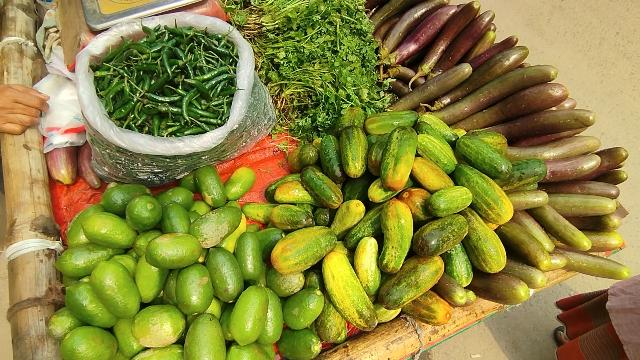
#> input picture data/tomato-pumpkin-lemon-training/dataset/images/external_holdout/bangladesh__bangladesh_000092.jpg, 640 x 360 px
$ python -i image_enhancement.py   (imports and definitions only)
#> lines starting #> are read from the running program, lines starting #| are printed output that depends on the picture
#> further down, picture is the input picture: PIL image 640x360 RGB; mean R, G, B 139.3, 132.9, 63.5
from __future__ import annotations

from dataclasses import dataclass

from PIL import Image, ImageEnhance, ImageFilter, ImageStat


@dataclass(frozen=True)
class ImageQualityReport:
    width: int
    height: int
    brightness: float
    contrast: float
    noise: float
    glare_ratio: float
    blur_score: float
    warnings: list[str]


@dataclass(frozen=True)
class EnhancementReport:
    status: str
    applied_steps: list[str]
    before: ImageQualityReport
    after: ImageQualityReport


def _quality(image: Image.Image) -> ImageQualityReport:
    gray = image.convert("L")
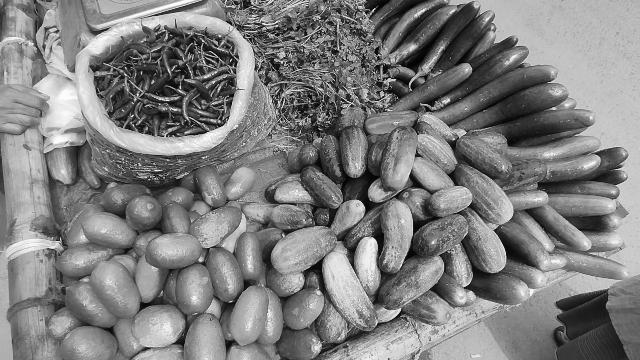
#> gray: PIL image 640x360 L; min 1, max 255, mean 126.9
    histogram = gray.histogram()
#> histogram = 256 values, max 1896 at index 194, min 0 at index 0, mean 900
    total = max(1, gray.width * gray.height)
#> total = 230400
    brightness = sum(value * count for value, count in enumerate(histogram)) / total
#> brightness = 126.9
    cumulative = 0
    low = 0
    high = 255
    for value, count in enumerate(histogram):
        cumulative += count
        if cumulative >= total * 0.05:
            low = value
            break
#> this loop made 32 passes
#> (count, cumulative, low) on pass 32: (697, 11536, 31)
#> (count, cumulative) on passes 1 to 6: (0, 0), (30, 30), (63, 93), (82, 175), (120, 295), (126, 421)
#> after the loop, cumulative = 11536
    cumulative = 0
    for value in range(255, -1, -1):
        cumulative += histogram[value]
        if cumulative >= total * 0.05:
            high = value
            break
#> this loop made 48 passes
#> cumulative on passes 1 to 12: 3, 14, 69, 120, 165, 218, 267, 316, 364, 412, 472, 553
#> after the loop, cumulative = 11886
    contrast = float(high - low)
#> contrast = 177
    variance = ImageStat.Stat(gray).var[0]
#> variance = 3176.4
    residual = ImageStat.Stat(gray.filter(ImageFilter.MedianFilter(size=3))).var[0]
#> residual = 2908.2
    noise = min(10.0, residual**0.5 / 10.0)
#> noise = 5.39
    edge_mean = ImageStat.Stat(gray.filter(ImageFilter.FIND_EDGES)).mean[0]
#> edge_mean = 39.52
    glare_ratio = sum(histogram[250:]) / total
#> glare_ratio = 0.000946
    warnings: list[str] = []
    if brightness < 90:
        warnings.append("gelap")
    elif brightness > 175:
        warnings.append("terlalu_terang")
    if contrast < 18 and (brightness < 90 or brightness > 175):
        warnings.append("kontras_rendah")
    if noise > 1.5:
        warnings.append("noise_tinggi")
    if glare_ratio > 0.05:
        warnings.append("silau")
    return ImageQualityReport(
        width=gray.width,
        height=gray.height,
        brightness=round(brightness, 2),
        contrast=contrast,
        noise=round(noise, 2),
        glare_ratio=round(glare_ratio, 4),
        blur_score=round(edge_mean, 2),
        warnings=warnings,
    )


def inspect_image(image: Image.Image) -> ImageQualityReport:
    return _quality(image.convert("RGB"))


def enhance_image(image: Image.Image) -> tuple[Image.Image, EnhancementReport]:
    original = image.convert("RGB")
    before = _quality(original)
    enhanced = original
    applied_steps: list[str] = []

    if "gelap" in before.warnings:
        enhanced = enhanced.point(lambda value: min(255, int(255 * (value / 255) ** 0.65)))
        enhanced = ImageEnhance.Contrast(enhanced).enhance(1.08)
        applied_steps.append("koreksi_cahaya")
    elif "terlalu_terang" in before.warnings:
        enhanced = ImageEnhance.Contrast(enhanced).enhance(0.9)
        applied_steps.append("koreksi_cahaya")

    if "noise_tinggi" in before.warnings:
        enhanced = enhanced.filter(ImageFilter.MedianFilter(size=3))
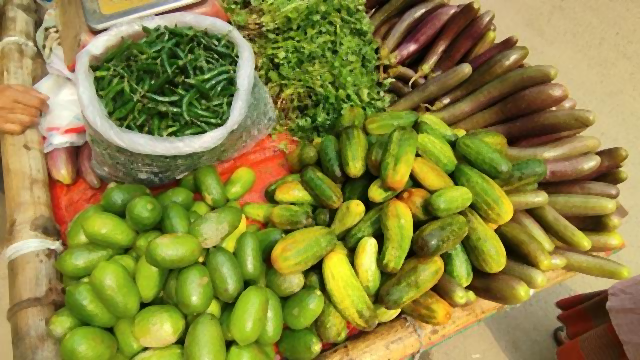
#> enhanced: PIL image 640x360 RGB; mean R, G, B 139, 132.6, 62.4
        applied_steps.append("denoise")

    after = _quality(enhanced)
#> in _quality (call 2), `gray = image.convert("L")`:
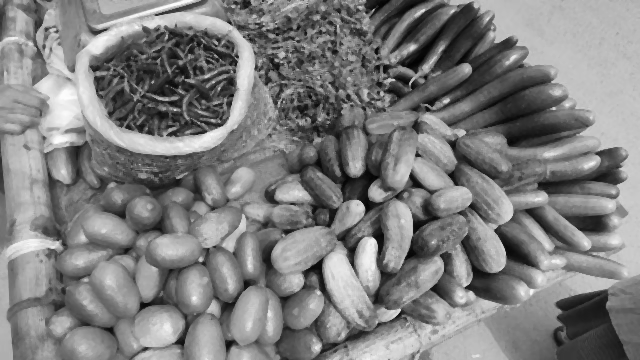
#> gray: PIL image 640x360 L; min 3, max 253, mean 126.5
#> in _quality (call 2), `histogram = gray.histogram()`: histogram = 256 values, max 2067 at index 187, min 0 at index 0, mean 900
#> in _quality (call 2), `brightness = sum(value * count for value, count in enumerate(histogram..`: brightness = 126.5
#> the loop in _quality (call 2), `for value, count in enumerate(histogram):` made 37 passes
#> (count, cumulative, low) on pass 37: (812, 12122, 36)
#> (count, cumulative) on passes 1 to 6: (0, 0), (0, 0), (0, 0), (15, 15), (29, 44), (31, 75)
#> after the loop in _quality (call 2), `for value, count in enumerate(histogram):`: cumulative = 12122
#> the loop in _quality (call 2), `for value in range(255, -1, -1):` made 52 passes
#> cumulative on passes 1 to 12: 0, 0, 8, 48, 79, 115, 140, 171, 213, 246, 281, 326
#> after the loop in _quality (call 2), `for value in range(255, -1, -1):`: cumulative = 11715
#> in _quality (call 2), `contrast = float(high - low)`: contrast = 168
#> in _quality (call 2), `variance = ImageStat.Stat(gray).var[0]`: variance = 2906.8
#> in _quality (call 2), `residual = ImageStat.Stat(gray.filter(ImageFilter.MedianFilter(size=3)..`: residual = 2845.5
#> in _quality (call 2), `noise = min(10.0, residual**0.5 / 10.0)`: noise = 5.33
#> in _quality (call 2), `edge_mean = ImageStat.Stat(gray.filter(ImageFilter.FIND_EDGES)).mean[0]`: edge_mean = 20.3
#> in _quality (call 2), `glare_ratio = sum(histogram[250:]) / total`: glare_ratio = 0.000499
    return enhanced, EnhancementReport(
        status="enhanced" if applied_steps else "unchanged",
        applied_steps=applied_steps,
        before=before,
        after=after,
    )

>>> from PIL import Image
>>> picture = Image.open('../../../data/tomato-pumpkin-lemon-training/dataset/images/external_holdout/bangladesh__bangladesh_000092.jpg')
>>> result = enhance_image(picture)

$ run again, on data/tomato-pumpkin-lemon-training/dataset/images/external_holdout/bangladesh__bangladesh_000182.jpg
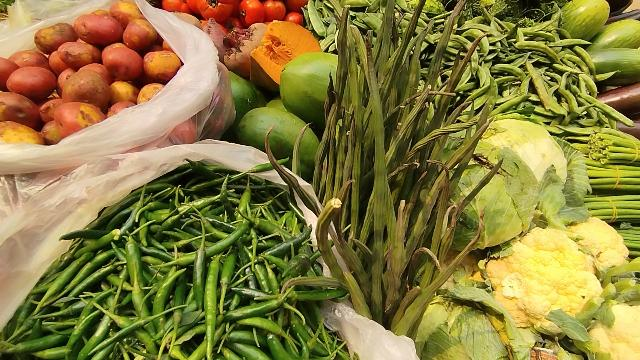
#> input picture data/tomato-pumpkin-lemon-training/dataset/images/external_holdout/bangladesh__bangladesh_000182.jpg, 640 x 360 px
#> picture is the input picture: PIL image 640x360 RGB; mean R, G, B 136.3, 124.5, 63.2
#> in _quality, `gray = image.convert("L")`:
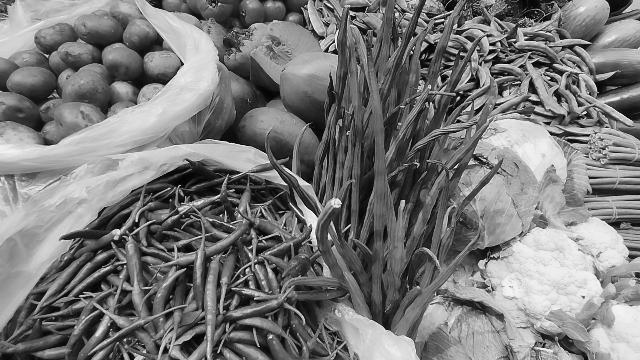
#> gray: PIL image 640x360 L; min 0, max 251, mean 121
#> histogram = 256 values, max 1307 at index 178, min 0 at index 252, mean 900
#> brightness = 121
#> the loop in _quality, `for value, count in enumerate(histogram):` made 24 passes
#> (count, cumulative, low) on pass 24: (821, 12166, 23)
#> after the loop in _quality, `for value, count in enumerate(histogram):`: cumulative = 12166
#> the loop in _quality, `for value in range(255, -1, -1):` made 36 passes
#> cumulative on passes 1 to 8: 0, 0, 0, 0, 2, 8, 12, 20
#> after the loop in _quality, `for value in range(255, -1, -1):`: cumulative = 11971
#> contrast = 197
#> variance = 3993.6
#> residual = 3693.2
#> noise = 6.08
#> edge_mean = 42.36
#> glare_ratio = 3.47e-05
#> in _quality (call 2), `gray = image.convert("L")`:
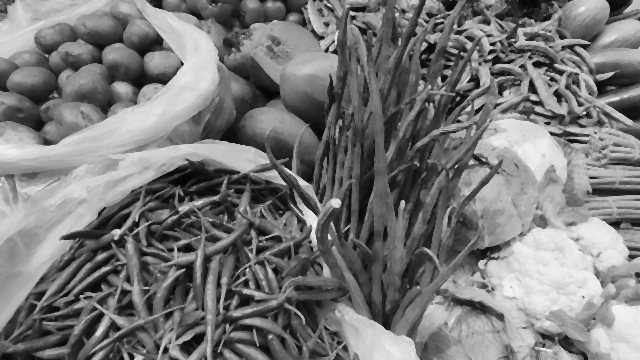
#> gray: PIL image 640x360 L; min 2, max 245, mean 120.8
#> histogram = 256 values, max 1356 at index 181, min 0 at index 0, mean 900
#> brightness = 120.8
#> the loop in _quality (call 2), `for value, count in enumerate(histogram):` made 28 passes
#> (count, cumulative, low) on pass 28: (1020, 11871, 27)
#> after the loop in _quality (call 2), `for value, count in enumerate(histogram):`: cumulative = 11871
#> the loop in _quality (call 2), `for value in range(255, -1, -1):` made 37 passes
#> after the loop in _quality (call 2), `for value in range(255, -1, -1):`: cumulative = 11647
#> contrast = 192
#> variance = 3693
#> residual = 3619.5
#> noise = 6.02
#> edge_mean = 24.47
#> glare_ratio = 0

$ run again, on data/tomato-pumpkin-lemon-training/dataset/images/external_holdout/bangladesh__bangladesh_000196.jpg
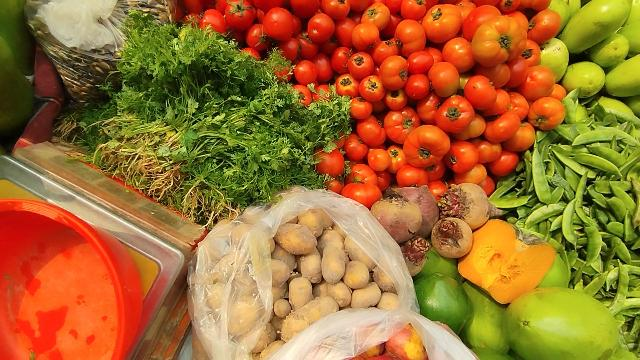
#> input picture data/tomato-pumpkin-lemon-training/dataset/images/external_holdout/bangladesh__bangladesh_000196.jpg, 640 x 360 px
#> picture is the input picture: PIL image 640x360 RGB; mean R, G, B 159.7, 110.1, 48.9
#> in _quality, `gray = image.convert("L")`:
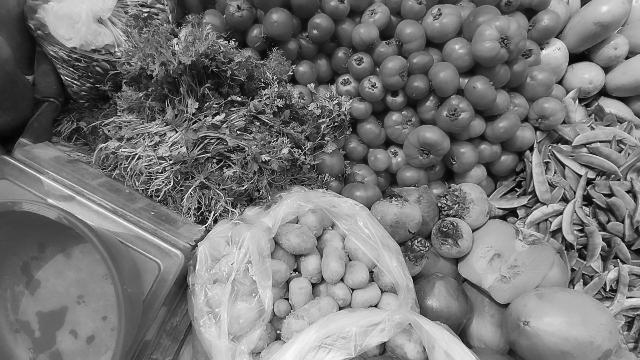
#> gray: PIL image 640x360 L; min 0, max 252, mean 118
#> histogram = 256 values, max 1803 at index 140, min 0 at index 253, mean 900
#> brightness = 118
#> the loop in _quality, `for value, count in enumerate(histogram):` made 32 passes
#> (count, cumulative, low) on pass 32: (709, 11827, 31)
#> after the loop in _quality, `for value, count in enumerate(histogram):`: cumulative = 11827
#> the loop in _quality, `for value in range(255, -1, -1):` made 54 passes
#> cumulative on passes 1 to 8: 0, 0, 0, 1, 7, 13, 23, 36
#> after the loop in _quality, `for value in range(255, -1, -1):`: cumulative = 11633
#> contrast = 171
#> variance = 2821.5
#> residual = 2583
#> noise = 5.08
#> edge_mean = 33.57
#> glare_ratio = 5.64e-05
#> in _quality (call 2), `gray = image.convert("L")`:
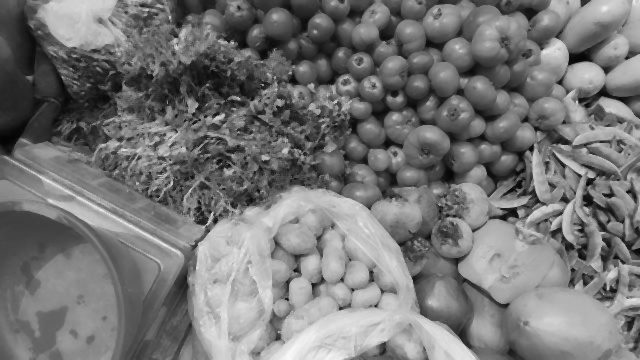
#> gray: PIL image 640x360 L; min 3, max 249, mean 117.7
#> histogram = 256 values, max 1870 at index 137, min 0 at index 0, mean 900
#> brightness = 117.7
#> the loop in _quality (call 2), `for value, count in enumerate(histogram):` made 36 passes
#> (count, cumulative, low) on pass 36: (769, 11827, 35)
#> after the loop in _quality (call 2), `for value, count in enumerate(histogram):`: cumulative = 11827
#> the loop in _quality (call 2), `for value in range(255, -1, -1):` made 57 passes
#> after the loop in _quality (call 2), `for value in range(255, -1, -1):`: cumulative = 12251
#> contrast = 164
#> variance = 2583.3
#> residual = 2527.9
#> noise = 5.03
#> edge_mean = 17.48
#> glare_ratio = 0

$ run again, on data/tomato-pumpkin-lemon-training/dataset/images/external_holdout/bangladesh__bangladesh_000210.jpg
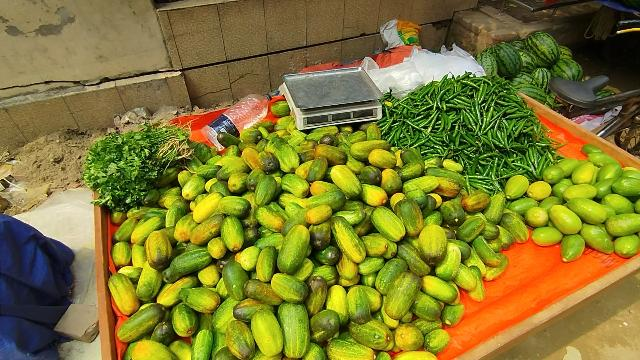
#> input picture data/tomato-pumpkin-lemon-training/dataset/images/external_holdout/bangladesh__bangladesh_000210.jpg, 640 x 360 px
#> picture is the input picture: PIL image 640x360 RGB; mean R, G, B 128.6, 121.7, 48
#> in _quality, `gray = image.convert("L")`:
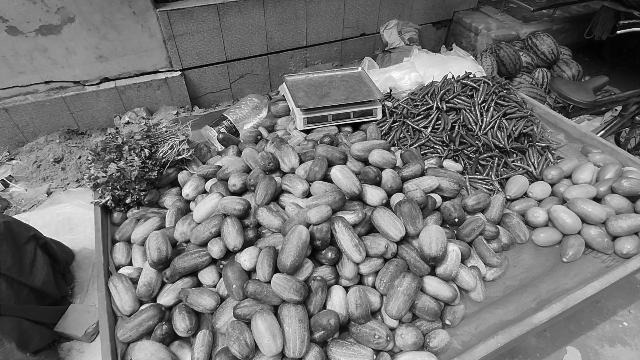
#> gray: PIL image 640x360 L; min 0, max 254, mean 115.4
#> histogram = 256 values, max 2010 at index 141, min 0 at index 255, mean 900
#> brightness = 115.4
#> the loop in _quality, `for value, count in enumerate(histogram):` made 26 passes
#> (count, cumulative, low) on pass 26: (751, 11952, 25)
#> after the loop in _quality, `for value, count in enumerate(histogram):`: cumulative = 11952
#> the loop in _quality, `for value in range(255, -1, -1):` made 55 passes
#> cumulative on passes 1 to 8: 0, 5, 12, 17, 28, 38, 48, 59
#> after the loop in _quality, `for value in range(255, -1, -1):`: cumulative = 11738
#> contrast = 176
#> variance = 2778.4
#> residual = 2487.1
#> noise = 4.99
#> edge_mean = 39.3
#> glare_ratio = 0.000165
#> in _quality (call 2), `gray = image.convert("L")`:
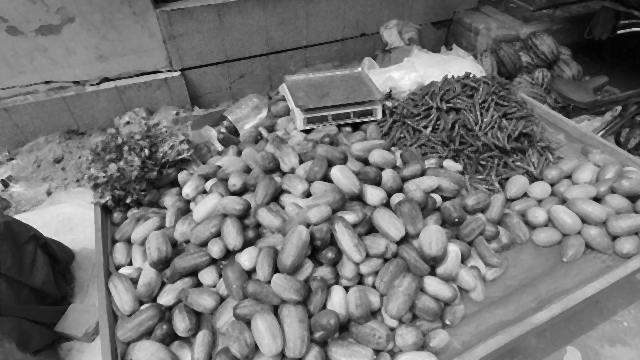
#> gray: PIL image 640x360 L; min 2, max 250, mean 115
#> histogram = 256 values, max 2112 at index 106, min 0 at index 0, mean 900
#> brightness = 115
#> the loop in _quality (call 2), `for value, count in enumerate(histogram):` made 30 passes
#> (count, cumulative, low) on pass 30: (848, 11777, 29)
#> after the loop in _quality (call 2), `for value, count in enumerate(histogram):`: cumulative = 11777
#> the loop in _quality (call 2), `for value in range(255, -1, -1):` made 60 passes
#> after the loop in _quality (call 2), `for value in range(255, -1, -1):`: cumulative = 12114
#> contrast = 167
#> variance = 2485.1
#> residual = 2417.8
#> noise = 4.92
#> edge_mean = 20.24
#> glare_ratio = 8.68e-06
